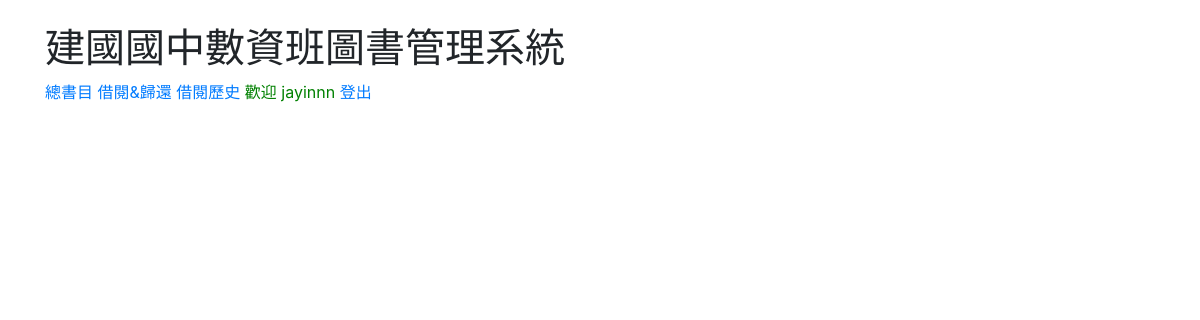
Page /book/history/ (signed in) on the earlier database version.
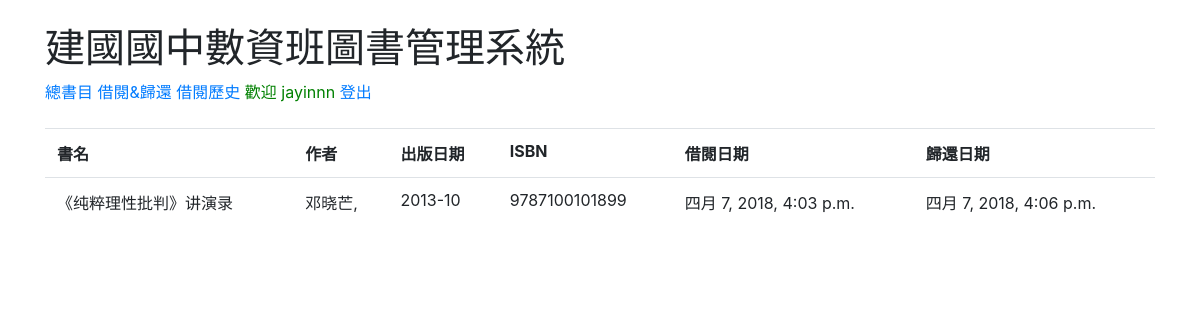
Same page on the later database version.
### main/models.py (models this page shows, shortened)
class Borrows(models.Model):
	borrower    = models.CharField(max_length=100)
	rent_time   = models.DateTimeField(auto_now_add=True)
	title       = models.CharField(max_length=100)
	author      = models.CharField(max_length=100, default='test')
	isbn        = models.CharField(max_length=100)
	pubtime     = models.CharField(max_length=100, default='test')
	return_time = models.DateTimeField(blank=True, null=True)

### main/views.py (the view)
# urls.py: path('history/', views.history, name='history')
@login_required(login_url='/login/')
def history(request):
	borrow_list = Borrows.objects.filter(borrower=request.user.username)
	return render(request, 'main/history.html', {'borrow_list':borrow_list})

### main/templates/main/history.html
{% extends 'main/base.html'%}
{% block content %}
{% if borrow_list %}
<table class="table" style="width:100%">
	<tr>
		<th>書名</th>
		<th>作者</th>
		<th>出版日期</th>
		<th>ISBN</th>
		<th>借閱日期</th>
		<th>歸還日期</th>
	</tr>
	{% for history in borrow_list %}
		{% if history.return_time == None %}
		<tr>
			<td><font color="green">{{history.title}}</td>
			<td><font color="green">{{history.author}}</td>
			<td><font color="green">{{history.pubtime}}</td>
			<td><font color="green">{{history.isbn}}</td>
			<td><font color="green">{{history.rent_time}}</td>
		</tr>
		{% else %}
		<tr>
			<td>{{history.title}}</td>
			<td>{{history.author}}</td>
			<td>{{history.pubtime}}</td>
			<td>{{history.isbn}}</td>
			<td>{{history.rent_time}}</td>
			<td>{{history.return_time}}
			</td>
		</tr>
		{% endif %}
		{% endfor %}
</table>
{% endif %}
{% endblock content %}

### main/templates/main/base.html (shortened to what this page needs)
<html>
<head>
		{% include 'main/snippets/css.html' %}
</head>
<body>
{% include 'main/snippets/nav.html' %}
<div class='container'>
	{% block content %}
	{% endblock content %}
</div>
</body>
</html>

### main/templates/main/snippets/css.html
{% load static %}
<link href="/static/bootstrap.min.css" rel="stylesheet" />

### main/templates/main/snippets/nav.html
<br>
<div class='container'>
	<h1>建國國中數資班圖書管理系統</h1>
	<a href="/book">總書目</a>
	{% if user.is_authenticated %}
		<a href="/book/rent">借閱&歸還</a>
		<a href="/book/history">借閱歷史</a>
		<font color="green">歡迎 {{user.username}}</font>
		<a href="/logout/">登出</a>
	{% else %}
		<font color="red">登入後才能使用其他功能</font>
		<a href="/login/">登入</a>
		<a href='/register/'>註冊</a>
	{% endif %}
</div>
<br>

Differences in the rows shown:
added Borrows: title "《纯粹理性批判》讲演录", author "邓晓芒,", pubtime "2013-10", isbn "9787100101899", rent_time "四月 7, 2018, 4:03 p.m.", return_time "四月 7, 2018, 4:06 p.m."
Other differences:
text now shown: "書名 作者 出版日期 ISBN 借閱日期 歸還日期"
